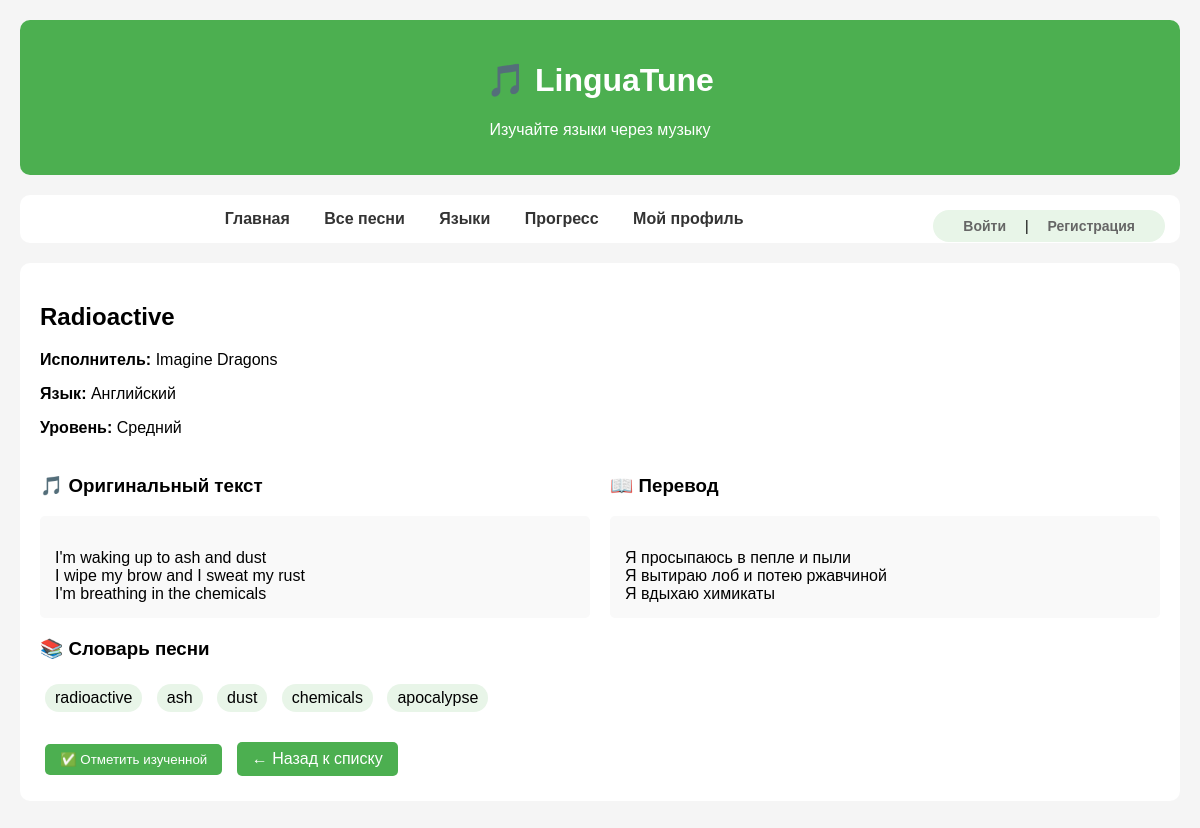
Page /song/3 on the committed database.
### models/songs.py (models this page shows)
class SongBase(SQLModel):
    title: str
    artist: str
    language: str
    lyrics_original: str
    lyrics_translation: str
    difficulty: str
    vocabulary: List[str] = []
    duration: int

class Song(SongBase, table=True):
    id: Optional[int] = Field(default=None, primary_key=True)
    title: str = Field(index=True)
    artist: str = Field(index=True)
    language: str = Field(index=True)
    lyrics_original: str
    lyrics_translation: str
    difficulty: str = Field(default="intermediate")
    vocabulary: List[str] = Field(
        default_factory=list,
        sa_column=Column(JSON)
    )
    duration: int = Field(default=180)
    genre: Optional[str] = None
    year: Optional[int] = None
    class Config:
        arbitrary_types_allowed = True

### main.py (the view)
@app.get("/song/{song_id}", response_class=HTMLResponse)
async def read_song(
    request: Request,
    song_id: int,
    session: Session = Depends(get_session)
):
    global current_user
    statement = select(Song).where(Song.id == song_id)
    song = session.exec(statement).first()
    if not song:
        return templates.TemplateResponse("error.html", {
            "request": request,
            "message": "Песня не найдена",
            "user_email": current_user
        })
    is_learned = False
    if current_user:
        user_statement = select(User).where(User.email == current_user)
        user = session.exec(user_statement).first()
        if user and song_id in user.learned_songs:
            is_learned = True
    song_dict = song.dict()
    song_dict["is_learned"] = is_learned
    return templates.TemplateResponse("song_detail.html", {
        "request": request,
        "song": song_dict,
        "user_email": current_user
    })

### templates/song_detail.html (shortened to what this page needs)
{% extends "base.html" %}
{% block content %}
<h2>{{ song.title }}{% if song.is_learned %} ✅{% endif %}</h2>
<p><strong>Исполнитель:</strong> {{ song.artist }}</p>
<p><strong>Язык:</strong>
    {% if song.language == 'en' %}🇬🇧 Английский
    {% elif song.language == 'es' %}🇪🇸 Испанский
    {% elif song.language == 'fr' %}🇫🇷 Французский
    {% elif song.language == 'de' %}🇩🇪 Немецкий
    {% else %}{{ song.language }}{% endif %}
</p>
<p><strong>Уровень:</strong>
    {% if song.difficulty == 'beginner' %}Начальный
    {% elif song.difficulty == 'intermediate' %}Средний
    {% elif song.difficulty == 'advanced' %}Продвинутый
    {% else %}{{ song.difficulty }}{% endif %}
</p>
<div style="display: grid; grid-template-columns: 1fr 1fr; gap: 20px; margin-top: 20px;">
    <div>
        <h3>🎵 Оригинальный текст</h3>
        <div style="background: #f9f9f9; padding: 15px; border-radius: 5px; white-space: pre-line;">
            {{ song.lyrics_original }}
        </div>
    </div>
    <div>
        <h3>📖 Перевод</h3>
        <div style="background: #f9f9f9; padding: 15px; border-radius: 5px; white-space: pre-line;">
            {{ song.lyrics_translation }}
        </div>
    </div>
</div>
<div style="margin-top: 20px;">
    <h3>📚 Словарь песни</h3>
    <div>
        {% for word in song.vocabulary %}
        <span style="background: #e8f5e8; padding: 5px 10px; margin: 5px; border-radius: 15px; display: inline-block;">
            {{ word }}
        </span>
        {% endfor %}
    </div>
</div>
<div style="margin-top: 20px;">
    {% if user_email %}
        {% if not song.is_learned %}
            <a href="/learn/{{ song.id }}" class="btn">✅ Отметить изученной</a>
        {% else %}
            <button class="btn" disabled>✅ Уже изучено</button>
        {% endif %}
    {% else %}
        <button class="btn" disabled title="Войдите чтобы отмечать песни">✅ Отметить изученной</button>
    {% endif %}
    <a href="/songs" class="btn">← Назад к списку</a>
</div>
{% endblock %}

### templates/base.html (style rules this page uses)
body { font-family: Arial, sans-serif; max-width: 1200px; margin: 0 auto; padding: 20px; background: #f5f5f5; }
.btn { background: #4CAF50; color: white; padding: 8px 15px; border: none; border-radius: 5px; cursor: pointer; margin: 5px; text-decoration: none; display: inline-block; }

### rows in the picture
Song: title "Radioactive", artist "Imagine Dragons", language "Английский", lyrics_original "I'm waking up to ash and dust I wipe my brow and I sweat my rust I'm breathing in the chemicals", lyrics_translation "Я просыпаюсь в пепле и пыли Я вытираю лоб и потею ржавчиной Я вдыхаю химикаты"

### other values in the picture
{{ word }} "radioactive" "ash" "dust" "chemicals" "apocalypse"
